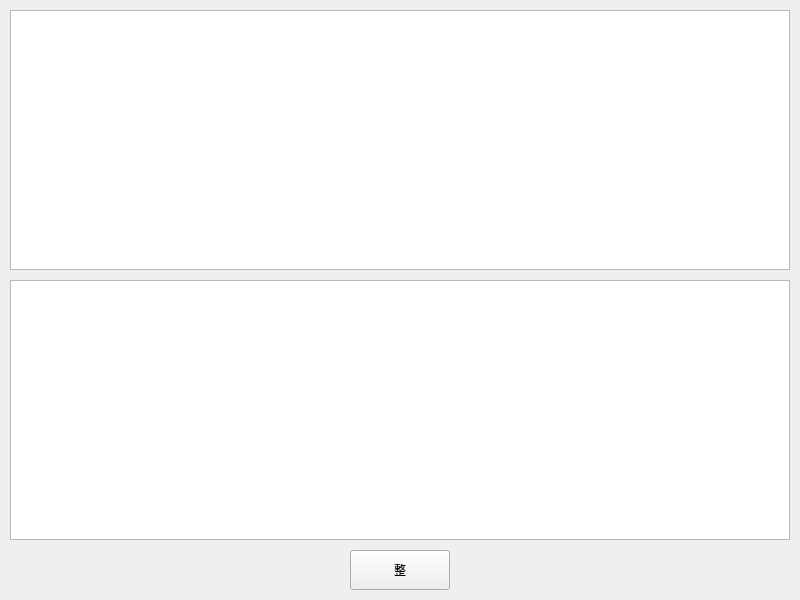
<?xml version="1.0" encoding="UTF-8"?>
<ui version="4.0">
 <class>text_compare</class>
 <widget class="QWidget" name="text_compare">
  <property name="geometry">
   <rect>
    <x>0</x>
    <y>0</y>
    <width>800</width>
    <height>600</height>
   </rect>
  </property>
  <property name="windowTitle">
   <string>Form</string>
  </property>
  <widget class="QTextEdit" name="textEdit_1">
   <property name="geometry">
    <rect>
     <x>10</x>
     <y>10</y>
     <width>780</width>
     <height>260</height>
    </rect>
   </property>
   <property name="styleSheet">
    <string notr="true">QTextEdit {letter-spacing: 2px;}</string>
   </property>
   <property name="html">
    <string>&lt;!DOCTYPE HTML PUBLIC &quot;-//W3C//DTD HTML 4.0//EN&quot; &quot;http://www.w3.org/TR/REC-html40/strict.dtd&quot;&gt;
&lt;html&gt;&lt;head&gt;&lt;meta name=&quot;qrichtext&quot; content=&quot;1&quot; /&gt;&lt;style type=&quot;text/css&quot;&gt;
p, li { white-space: pre-wrap; }
&lt;/style&gt;&lt;/head&gt;&lt;body style=&quot; font-family:'.AppleSystemUIFont'; font-size:13pt; font-weight:400; font-style:normal;&quot;&gt;
&lt;p style=&quot;-qt-paragraph-type:empty; margin-top:0px; margin-bottom:0px; margin-left:0px; margin-right:0px; -qt-block-indent:0; text-indent:0px;&quot;&gt;&lt;br /&gt;&lt;/p&gt;&lt;/body&gt;&lt;/html&gt;</string>
   </property>
  </widget>
  <widget class="QTextEdit" name="textEdit_2">
   <property name="geometry">
    <rect>
     <x>10</x>
     <y>280</y>
     <width>780</width>
     <height>260</height>
    </rect>
   </property>
   <property name="styleSheet">
    <string notr="true">QTextEdit {letter-spacing: 2px;}</string>
   </property>
   <property name="readOnly">
    <bool>false</bool>
   </property>
  </widget>
  <widget class="QPushButton" name="pushButton">
   <property name="geometry">
    <rect>
     <x>350</x>
     <y>550</y>
     <width>100</width>
     <height>40</height>
    </rect>
   </property>
   <property name="text">
    <string>整</string>
   </property>
  </widget>
 </widget>
 <resources/>
 <connections/>
</ui>
